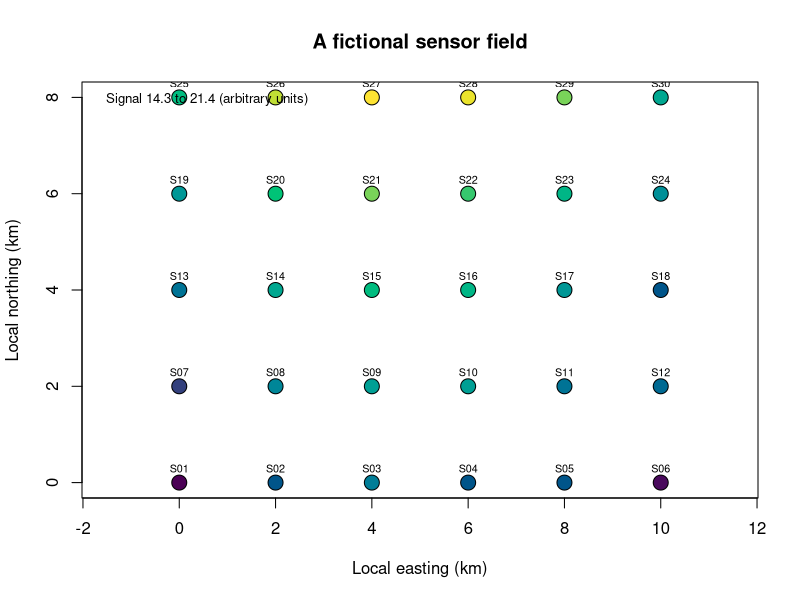

The R script that drew this image:
# %% [markdown]
# # 1. Your browser is an R laboratory
#
# **Question:** Can a small, reproducible spatial experiment run without a server-side R session?
# **Objectives:** run cells, generate a spatial field, audit values, and record the runtime.
# **Prerequisites:** basic vectors and data frames. **Time:** 20 minutes.
#
# Select **R (webR)**, then use **Run > Run All Cells**. First startup downloads webR;
# later package installations also need a network connection. Your working files live in browser
# storage. Download important notebooks with the file browser's Download command; clearing site
# data can erase your changes. Restarting the kernel clears R objects.
#
# This book uses fictional observations and generated geometry throughout. Nothing in a map
# describes a real population or place. Base R graphics keep the core small and work with the
# kernel's PNG display. Optional packages are extensions, clearly reported when unavailable.
#
# [Open this chapter in Lab](https://jltobias.github.io/JupyterLite-R/lite/lab/index.html?path=01-browser-laboratory.ipynb)
# %%
# Project: JupyterLite-R | Chapter: 01-browser-laboratory
# Purpose: reproducible browser-based spatial simulation.
# Author: project contributors with Codex; contact: repository Issues.
# Created/updated: 2026-11-16 | Inputs: none | Outputs: inline plots and tables.
# Dependencies: base R; webR in Lab. Change log: initial original lesson.
set.seed(20261116)
options(webr.fig.width = 9, webr.fig.height = 6)
stations <- expand.grid(easting_km = seq(0, 10, 2), northing_km = seq(0, 8, 2))
stations$id <- sprintf("S%02d", seq_len(nrow(stations)))
stations$signal <- with(stations, 15 + 2 * sin(easting_km / 3) + northing_km / 2) +
  rnorm(nrow(stations), sd = 0.35)
stopifnot(nrow(stations) == 30, !anyDuplicated(stations$id), all(is.finite(stations$signal)))
head(stations)
# %% [markdown]
# ## Make the spatial pattern visible
# Each point is a fictional instrument; coordinates are local kilometres with no Earth CRS.
# Color represents a simulated signal in arbitrary units. The coordinate grid is complete:
# there is no missingness, sampling weight, or real-world inference in this experiment.
# %%
colors <- hcl.colors(30, "Viridis")
bins <- cut(stations$signal, breaks = 30, include.lowest = TRUE, labels = FALSE)
plot(northing_km ~ easting_km, data = stations, asp = 1, pch = 21,
     bg = colors[bins], cex = 2, xlab = "Local easting (km)", ylab = "Local northing (km)",
     main = "A fictional sensor field")
text(stations$easting_km, stations$northing_km, stations$id, pos = 3, cex = 0.65)
legend("topleft", legend = sprintf("Signal %.1f to %.1f (arbitrary units)",
       min(stations$signal), max(stations$signal)), bty = "n", cex = 0.8)
# %% [markdown]
# **Read the figure:** the northward gradient was built into the generator. A visible pattern
# is evidence about this simulation, not a discovery about the Earth. The printed data frame
# is a text alternative to color. Change the noise standard deviation to see the pattern weaken.
#
# ## Package setup is a separate decision
# To install a package intentionally in Lab, run `webr::install("RColorBrewer")` in a new cell.
# Browser packages must be available as compatible WebAssembly binaries. Installing a desktop
# CRAN binary does not make it a browser package. Chapters check packages with `requireNamespace()`
# and print a skip message if an extension is unavailable; base R activities still run.
# %%
packages <- c("RColorBrewer", "sf", "terra", "spdep", "micromapST", "ggplot2")
availability <- data.frame(package = packages,
  installed = vapply(packages, requireNamespace, logical(1), quietly = TRUE))
print(availability, row.names = FALSE)
sessionInfo()
# %% [markdown]
# ## Practice and check
# 1. Double the grid resolution. How does the number of observations change?
# 2. Replace the seed, rerun, then restore it. Which quantities remain unchanged?
# 3. Download the notebook, restart the kernel, and rerun from the top.
# **Checkpoint:** the original grid has 30 unique stations; coordinates repeat in each direction,
# but station IDs do not. A seed reproduces draws within a compatible R RNG/runtime setup.
#
# ## Sources
# [webR package installation](https://docs.r-wasm.org/webr/latest/packages.html);
# [R kernel](https://github.com/r-wasm/jupyterlite-webr-kernel);
# [R graphics reference](https://stat.ethz.ch/R-manual/R-devel/library/graphics/html/00Index.html).
# Prose, code, and simulated observations in this lesson are original.
